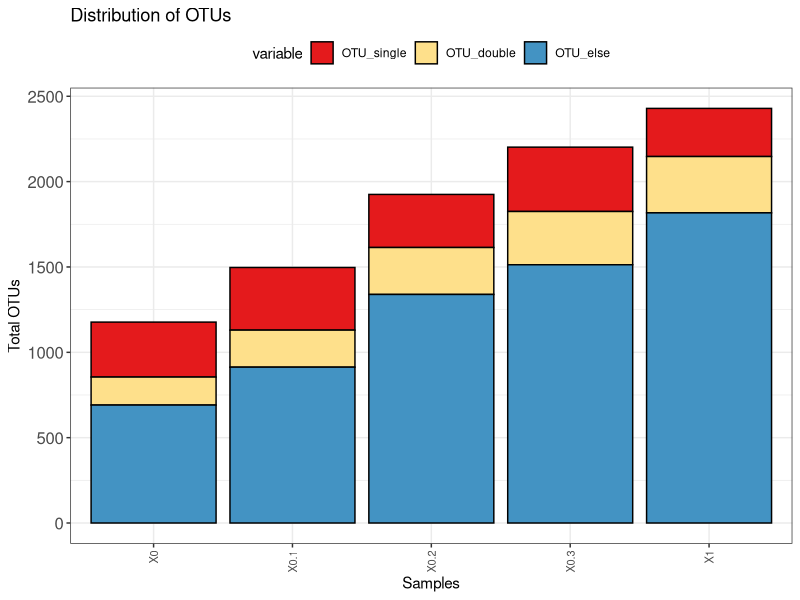
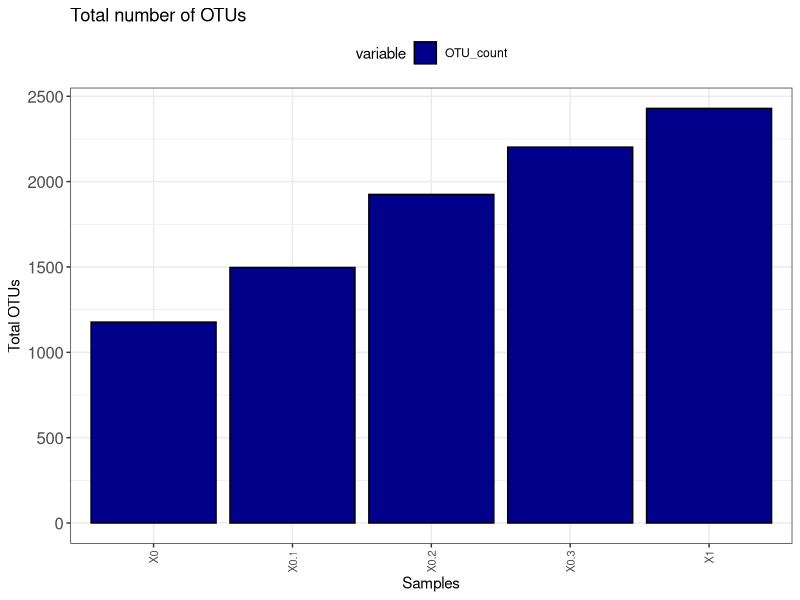
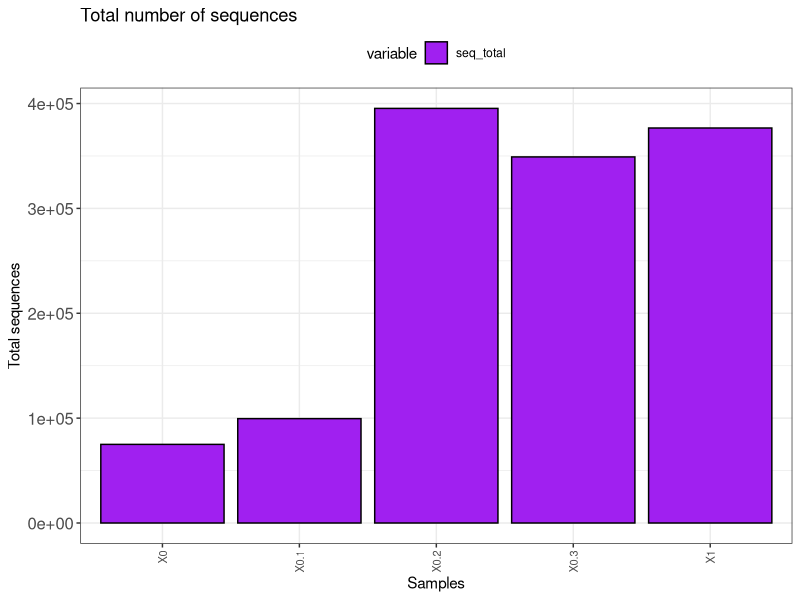
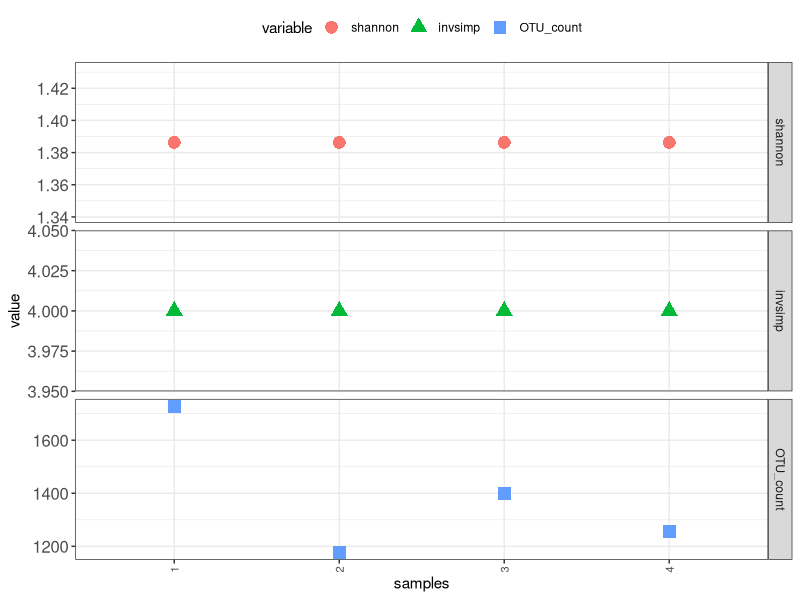

Recreate these plots in R, in order. (Note: this script raises an error after producing the figures.)

#Load required libraries
library(reshape2)
library(ggplot2)
library(vegan)
library(plyr)

#Import OTU table
count<-read.table('V4_OTUtable_test.txt', sep="\t",header=TRUE, skip=1, comment.char = "")
# quick view:
colnames(count)[1]<-"OTU.ID"
head(count) #make sure samples are column names and OTU.IDs (from PR2) are row names
dim(count) #V4_OTUtable_test.txt should be 6138 rows and 7 columns


##Get quick stats of OTU results
length(count$OTU.ID) #Total number of OTUs generated
colsum<-apply(count[2:6],2,sum) #Colums 2:5 are my sample colums
colsum #number of sequences per sample

##Filter out OTUs with only 1 sequence, singletons
rowsum<-apply(count[2:6],1,sum) #remove global singletons.
count.no1 = count[ rowsum>1, ]  #count.no1 = OTU table without global singletons
dim(count)[1] - dim(count.no1)[1] #Outputs the number of OTUs (total) lost in this step

#Isolate only count colums
counts_only<-count.no1[2:6]
seq_total<-apply(counts_only,2,sum) #number of sequences per sample
OTU_count<-colSums(counts_only>0) #total number of OTUs
OTU_single<-colSums(counts_only==1) #Number of singleton OTUs
OTU_double<-colSums(counts_only==2) #Number of doubleton OTUs
OTU_else<-colSums(counts_only>2) #Number of OTUs with more than 2 sequences

sample_info<-data.frame(seq_total,OTU_count,OTU_single,OTU_double,OTU_else)# Compile
head(sample_info) #dataframe with OTU stats per sample
# write.csv(sample_info, file="OTUstats.csv") #Option to write out to table

#Plot it
sample_info$samples<-row.names(sample_info)
allM<-melt(sample_info) #Melt to long format
allM$Figure<-"Sequences"
allM$Figure[allM$variable == "OTU_count"]<-"Total OTUs"
otudist<-c("OTU_single", "OTU_double", "OTU_else")
allM$Figure[allM$variable %in% otudist]<-"Breakdown of OTUs"
#head(allM)


#Basic bar plot
bar_stats<- ggplot(allM, aes(x=samples, y=value, fill=variable))+geom_bar(stat="identity",position="stack",color="black")+theme_bw()+theme(axis.text.x = element_text(angle = 90,hjust=1,vjust=0.5,size=8),axis.text.y=element_text(size=12),legend.position = "top")

bar_stats %+% subset(allM, Figure %in% "Breakdown of OTUs")+labs(title="Distribution of OTUs",x="Samples", y="Total OTUs")+scale_fill_manual(values=c("#e41a1c","#fee08b","#4393c3"))
bar_stats %+% subset(allM, Figure %in% "Total OTUs")+labs(title="Total number of OTUs",x="Samples", y="Total OTUs")+scale_fill_manual(values=c("darkblue"))
bar_stats %+% subset(allM, Figure %in% "Sequences")+labs(title="Total number of sequences",x="Samples", y="Total sequences")+scale_fill_manual(values=c("purple"))

#save(counts_only, count.no1, allM, file="Checkpoint1_PrelimFigs.RData") #Optional save R objects
#load("Checkpoint1_PrelimFigs.RData",verbose=T) #Option to load R objects from previous

#Based on the total number of sequences in each sample.
count.no1$Sample_2<-NULL
head(count.no1)

#Optional code to subsample
#Assign row names as OTU IDs
row.names(count.no1)<-count.no1$OTU.ID
#Isolate only columns with data
keep<-count.no1[2:5];head(keep)
sub<-min(colSums(keep)); sub #sub =total number of sequences that is fewest among all samples

#Requires vegan library
rare <- rrarefy(t(keep), sub) #Randomly subsamples data so that all sample have the same number of sequences
subsampled<-as.data.frame(t(rare))
colSums(subsampled) #all should be equal to sub (in test data, n=99,530)

#Calculate alpha diversity

#diversity measurement that accounts for both abundance and evenness of the species present (both evenness and richness). proportion of species relative to the total multiplied by the ln of the proportion
shannon<-diversity(subsampled,index="shannon",2)
#evennes in the community
invsimp<-diversity(subsampled,index="invsimpson",2)

OTU_count<-colSums(subsampled>0) #to evaluate species richness
alpha<-data.frame(shannon,invsimp,OTU_count) #combine measurements
head(alpha)

alpha$samples<-row.names(alpha)
alpha.m<-melt(alpha)
head(alpha.m)

ggplot(alpha.m, aes(x=samples, y=value, fill=variable, shape=variable))+geom_point(size=4, aes(color=variable))+facet_grid(variable~.,scales="free")+theme_bw()+theme(axis.text.x = element_text(angle = 90,hjust=1,vjust=0.5,size=8),axis.text.y=element_text(size=12),legend.position = "top")

#head(count.no1) #original data, has OTU and taxonomy information
#head(subsampled) #subsampled data for analysis
key<-count.no1[c(1,6)] #OTU ID to taxonomy key
subsampled$OTU.ID<-row.names(subsampled)

#Get taxonomic information (by OTU.ID) back on subsampled data
count.subsampled<-join(subsampled, count.no1[c(1,6)], by="OTU.ID", type="left", match="first")
head(count.subsampled); dim(count.subsampled)

#This is specific to the PR2 database. 
#Depending on your scientific question, you will need to review the taxonomic grouping
#Function, makes a simplifed "Taxa" column based on PR2 output

pr2_rename_taxa<-function(df){
  library(reshape2)
  split<-colsplit(df$taxonomy, "; ", c("Level1","Level2","Level3","Level4","Level5","Level6", "Level7","Level8","Level9", "Level10", "Level11", "Level12"))
  split[ is.na(split) ] = "XXX"
  split[ split == "" ] = "XXX"
  split$Taxa<-"Other/unknown"
  split$Taxa[split$Level1 == "No blast hit"]="No blast hit"
  split$Taxa[split$Level1 == "Unassigned"]="Unassigned"
  split$Taxa[split$Level1 == "None"]="None"
  split$Taxa[split$Level2=="Amoebozoa"]="Amoebozoa"
  split$Taxa[split$Level2=="Apusozoa"]="Other/unknown"
  split$Taxa[split$Level2=="Eukaryota_X"]="Other/unknown"
  split$Taxa[split$Level2=="Eukaryota_Mikro"]="Other/unknown"
  split$Taxa[split$Level2=="Stramenopiles"]="Stramenopiles-Other"
  split$Taxa[split$Level2=="Alveolata"]="Alveolates-Other"
  split$Taxa[split$Level2=="Opisthokonta"]="Opisthokonts-Other"
  split$Taxa[split$Level2=="Archaeplastida"]="Archaeplastids-Other"
  split$Taxa[split$Level2=="Excavata"]="Excavates"
  split$Taxa[split$Level2=="Rhizaria"]="Rhizaria-Other"
  split$Taxa[split$Level2=="Hacrobia"]="Other/unknown"
  split$Taxa[split$Level3=="Haptophyta"]="Haptophytes"
  split$Taxa[split$Level3=="Fungi"]="Opisthokont-Fungi"
  split$Taxa[split$Level3=="Metazoa"]="Opisthokont-Metazoa"
  split$Taxa[split$Level3=="Foraminifera"]="Rhizaria-Foraminifera"
  split$Taxa[split$Level3=="Dinophyta"]="Alveolates-Dinoflagellates"
  split$Taxa[split$Level4=="Syndiniales"]="Alveolates-Syndiniales"
  split$Taxa[split$Level3=="Cryptophyta"]="Cryptophytes"
  split$Taxa[split$Level3=="Ciliophora"]="Alveolates-Ciliates"
  split$Taxa[split$Level3=="Chlorophyta"]="Archaeplastids-Chlorophytes"
  split$Taxa[split$Level3=="Cercozoa"]="Rhizaria-Cercozoa"
  split$Taxa[split$Level4=="Acantharea"]="Rhizaria-Acantharia"
  split$Taxa[split$Level4=="Chrysophyceae-Synurophyceae"]="Stramenopiles-Chrysophytes"
  split$Taxa[split$Level4=="Pelagophyceae"]="Stramenopiles-Pelagophytes"
  split$Taxa[split$Level4=="Bacillariophyta"]="Stramenopiles-Diatoms"
  split$Taxa[split$Level4=="MAST"]="Stramenopiles-MAST"
  split$Taxa[split$Level4=="Polycystinea"]="Rhizaria-Polycystines"
  split$Taxa[split$Level4=="RAD-C"]="Rhizaria-RAD (A,B,C)"
  split$Taxa[split$Level4=="RAD-B"]="Rhizaria-RAD (A,B,C)"
  split$Taxa[split$Level4=="RAD-A"]="Rhizaria-RAD (A,B,C)"
  return(split)
} 
newtax<-pr2_rename_taxa(count.subsampled)
unique(newtax$Taxa) #Simplified taxonomic group naming schematic
data_binned<-data.frame(count.subsampled, newtax) 

data.m<-melt(data_binned) #melt
#head(data.m)
data.agg<-aggregate(data.m$value, by=list(Taxa=data.m$Taxa,Samples=data.m$variable),sum) #sum sequences by taxonomic group
save(data.agg, data.m, data_binned, file="Checkpoint2_PrelimFigs.Rdata")

tax_order=c("Alveolates-Ciliates","Alveolates-Dinoflagellates","Alveolates-Syndiniales","Alveolates-Other","Archaeplastids-Chlorophytes","Archaeplastids-Other","Cryptophytes","Excavates","Haptophytes","Rhizaria-Acantharia","Rhizaria-Cercozoa","Rhizaria-Polycystines","Rhizaria-RAD (A,B,C)","Stramenopiles-Diatoms","Stramenopiles-Pelagophytes","Stramenopiles-MAST","Stramenopiles-Chrysophytes","Stramenopiles-Other","Opisthokont-Fungi","Opisthokont-Metazoa","Opisthokonts-Other","Other/unknown","Unassigned")
tax_color=c("#800026","#cb181d","#e7298a","#df65b0","#fc4e2a","#fd8d3c","#fed976","#c7e9b4","#7fcdbb","#41ae76","#238b45","#006d2c","#00441b","#c6dbef","#6baed6","#1d91c0","#225ea8","#253494","#081d58","#54278f","#8c510a","#bf812d","#dfc27d")
names(tax_color)<-tax_order
data.agg$tax<-factor(data.agg$Taxa, levels=rev(tax_order)) #factoring
head(data.agg)

#Bar plot of community composition
ggplot(data.agg[order(data.agg$tax),], aes(y=x,fill=tax,x=Samples))+geom_bar(position = "fill", stat = "identity", color="black",aes(fill=tax))+scale_fill_manual(values=tax_color)+labs(title="", x="",y="Relative abundance of reads")+theme_bw()+theme(legend.position="right",axis.text.x = element_text(angle=45, hjust=1,vjust=1,color="black"))
#Change position = "fill" to position="stack" to look at total abundance
